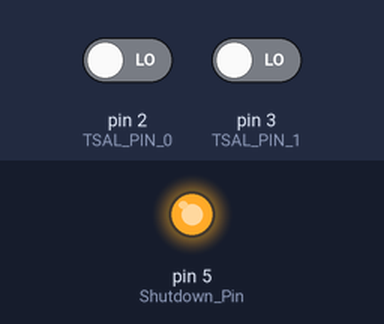
Recording of a sketch running on a simulated Arduino Uno, built with avr-gcc and run on an emulated ATmega328P. On the bench: output pins drawn as LEDs (lit = HIGH). The inputs (shaded band) are chosen by the test bench; at power-on: pin 2 (TSAL_PIN_0) LOW, pin 3 (TSAL_PIN_1) LOW. Pins used as bus, display or sensor lines are not drawn; what the sketch prints to the serial monitor is not drawn.

Above: at 0.1 s.
At 16.3 s:
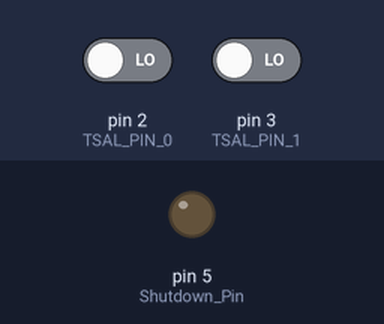
Timing chart, 0 to 17.8 s (numbered marks = the images above):
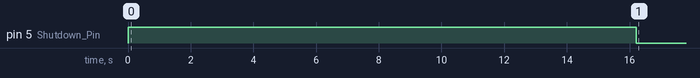

The sketch:

sketch_BMS.ino
```cpp
/*!
  Team spark BMS
  Name:         sketch_BMS.ino
  Date created: 27.5.18
  Version:      2.0 (16.06.18)
  Description:

  @verbatim

  NOTES
  Setup:
   Set the terminal baud rate to 115200 and select the newline terminator.
   Ensure all jumpers on the demo board are installed in their default positions from the factory.
   Refer to Demo Manual D1894B.

  USER INPUT DATA FORMAT:
  decimal : 1024
  hex     : 0x400
  octal   : 02000  (leading 0)
  binary  : B10000000000
  float   : 1024.0
  @endverbatim

*/

#define Shutdown_Pin 5

#define PERIOD 0x0001
#define ZERO 0x0000

#define DISCHARGE_CYCLE 60
#define REST_CYCLE 30

// Libraries
#include <Arduino.h>
#include <stdint.h>
#include "Linduino.h"
#include "LT_SPI.h"
#include "UserInterface.h"
#include "LTC68041.h"
#include <SPI.h>
#include "mcp_can.h"
// Other files
#include "BMS.h"
#include "CAN.h"


//long timer;  // Test time it takes for the loop measurment
uint8_t TMR0IF;
uint8_t counter = 1;
bool reverse = false;
uint8_t timer_counter;
uint8_t inbound_data;

bool enable_discharge = false;

bool discharge_rest_period = false;


void setup()
{
  pinMode(Shutdown_Pin, OUTPUT);
  digitalWrite(Shutdown_Pin, HIGH);
  Serial.begin(115200);
  pinMode(IO_BMS_CS, OUTPUT);
  pinMode(TSAL_PIN_0, INPUT);
  pinMode(TSAL_PIN_1, INPUT);
  pinMode(TSAL_PIN_2, INPUT);
  pinMode(TSAL_PIN_3, INPUT);
  BMS_Initialize();
  init_can();
  TMR0IF = 0;
  //timer = millis();
}

void loop()
{
  //Serial.print("Time: ");
  //Serial.println(millis() - timer);
  //timer = millis();

  // Check data for tolerance levels
  if (BMS_check() == true) { // if true trigger shutdown
    Serial.print("E|BMS Shutdown triggered|\r\n");
    digitalWrite(Shutdown_Pin, LOW); // LOW Trigger shutdown
  } else {
    digitalWrite(Shutdown_Pin, HIGH);
  }

  //delay(100);

  if ((enable_discharge) && (!BMS_is_discharge_enabled())) {
    BMS_set_discharge(true);
    Serial.print("Discharge Voltage: ");
    Serial.println((uint16_t)(BMS_get_target_voltage() * 1000));
  } else if ((!enable_discharge) && (BMS_is_discharge_enabled())) {
    BMS_set_discharge(false);
  }

  if (TMR0IF >= 5) {
    timer_counter--;
    if (timer_counter == 0) {
      discharge_rest_period = !discharge_rest_period;
      if (discharge_rest_period) {
        timer_counter = REST_CYCLE;
      } else {
        timer_counter = DISCHARGE_CYCLE;
      }
    }

    TMR0IF = 0;

    // Command detection
    if (Serial.available() > 0) {
      inbound_data = Serial.read();
      switch (inbound_data) {
        case 'D':
          enable_discharge = false;
          break;
        case 'E':
          enable_discharge = true;
          break;
        case 'R':
          send_data_packet();
          break;
        case 'S':
          Serial.print("E|BMS Shutdown triggered|\r\n");
          digitalWrite(Shutdown_Pin, LOW); // Trigger shutdown
          break;
      }
    }
  }
  TMR0IF++;

  if (discharge_rest_period == false) {
    BMS_handle_discharge();
  } else {
    BMS_clear_discharge();
  }
}
```

BMS.h
```cpp
/*!
  Name:         BMS.h
  Date created: 2.5.18
  Description:  Contains functions for reading and working with data from LTC6811 using library for LTC68041
*/

#ifndef BMS_H
#define	BMS_H

#ifdef	__cplusplus
extern "C" {
#endif

#include <stdbool.h>
#include <stdint.h>

// Define wether to print out and excecute debug commands
#define BMS_debug  true

#define TOTAL_SENSORS     12
#define TEMP_COUNT        30  // 200   Shut down triggered after about half a minute
#define VOLTAGE_COUNT     30
#define CURRENT_COUNT     2
#define RESET_ERROR_COUNT 1   // Reset error counter after 1 good measurment

#define TSAL_PIN_0  2 // Air negative
#define TSAL_PIN_1  3 // Air positive
#define TSAL_PIN_2  0 // Connector
#define TSAL_PIN_3  1 // Motorcontroller
/* monitor
 * t0 pin 2 air negative
 * t1 pin 3 air positive
 * t3  pin 1 motorcontroller
 * T2  pin 0 connector
 */


#define BMS_low_voltage       3.4   // V
#define BMS_high_voltage      4.15  // V
#define BMS_low_temperature   10.0   // Degrees C
#define BMS_high_temperature  58.0  // Degrees C
#define PWR_max_current       150.0 //A
#define PWR_min_current      -12.0 //A


// Function declarations
void BMS_Initialize();
void send_data_packet();
bool BMS_check();

uint16_t BMS_get_error_code();
void BMS_set_thresholds(float cell_low, float cell_high, float sensor_low, float sensor_high);
bool BMS_is_discharge_enabled();
float BMS_get_target_voltage();
void BMS_set_discharge(bool state);
void BMS_handle_discharge();
void BMS_clear_discharge();


#ifdef	__cplusplus
}
#endif

#endif	/* BMS_H */
```

CAN.cpp
```cpp
/* Name:        CAN.h
   Description: Implements CAN communication for BMS.
                Reads current measurment from power meter
                and sends measured voltages and temperatures
                and TSAL states over CAN.
*/

#include <Arduino.h>
#include <stdint.h>
#include <SPI.h>
#include "mcp_can.h"
#include "CAN.h"
#include "LTC68041.h"
#include "BMS.h"

MCP_CAN CAN(CAN_CS_PIN);       // Set CS pin


// Buffer for storing incoming data from Can bus
static unsigned char len = 0;
static unsigned char buf[8];


/* void init_can()
   Try initializing CAN bus for two seconds
*/
void init_can() {
  uint32_t t = millis();
  while (CAN_OK != CAN.begin(CAN_500KBPS)) { // should be CAN.begin(CAN_1000KBPS)) {  but because of Power meter its 500
    if (millis() - t > 2000) {
      break;
    }
    delay(10);
  }
  Serial.println("CAN initialized");
}


/* float can_read_current()
   Try to read current measurment for max_current_read_time
   returns -1000 if nothing is read
*/
float can_read_current() {
  uint32_t t = millis();
  while (1) {
    if (CAN_MSGAVAIL == CAN.checkReceive()) {
      CAN.readMsgBuf(&len, buf);    // read data,  len: data length, buf: data buf
      int canId = CAN.getCanId();
      if (canId == PWR_current_id) {
        static union Data Mesurments;
        Mesurments.data_buf[0] = buf[5];
        Mesurments.data_buf[1] = buf[4];
        Mesurments.data_buf[2] = buf[3];
        Mesurments.data_buf[3] = buf[2];
        //msg_buf.data = (uint16_t) Mesurments.mesurment;
        CAN.sendMsgBuf(BMS_CAN_ID + 7, 0, 2, (uint16_t) Mesurments.mesurment);
        return (float) Mesurments.mesurment / 1000.0;
      }
    }
    if ( millis() - t >= max_current_read_time) {
      return -1000;
    }
  }
  return -1000; // No current measurment revieved
}

/* void can_send(uint16_t error, uint16_t cell_voltage[][12], uint16_t cell_temperature[][12], uint16_t cell_discharge[], uint8_t TSAL)
   Send measurments over CAN. Format:
   BMS: 0  id 200 | voltage  | ???
*/
void can_send(bool pec_error_v, bool pec_error_t, uint16_t cell_temperature[][12], uint16_t cell_voltage[TOTAL_IC][12], uint8_t TSAL) {
  //CAN.sendMsgBuf(0x01, 0, sizeof(msg) + 4, msg);
  uint8_t tmp = TSAL << 4 + (uint8_t) pec_error_v << 1 + (uint8_t) pec_error_t;
  CAN.sendMsgBuf(BMS_CAN_ID, 0, 1, tmp);

  uint16_t id_ic = 0;
  uint16_t id_cell = 0;
  uint16_t max_T = 0;
  uint16_t mean_T = 0;
  uint16_t counter = 0;
  uint16_t min_T = 100;

  uint16_t max_V = 0;
  uint16_t min_V = 6800;
  uint16_t total_V = 0;
  for (uint8_t ic = 0; ic != TOTAL_IC; ic++) {
    for (uint8_t cell = 0; cell != TOTAL_SENSORS; cell++) {
      if ( cell_temperature[id_ic][id_cell] > max_T )
        max_T = cell_temperature[id_ic][id_cell];
      if ( cell_temperature[id_ic][id_cell] < min_T  && cell_temperature[id_ic][id_cell] > 0 )
        min_T = cell_temperature[id_ic][id_cell];
      counter++;
      mean_T = (mean_T * (counter - 1) + cell_temperature[id_ic][id_cell]) / counter;

      if ( cell_voltage[id_ic][id_cell] > max_V && cell_voltage[id_ic][id_cell] < 60000)
        max_V = cell_voltage[id_ic][id_cell];
      if ( cell_voltage[id_ic][id_cell] < min_V )
        min_V = cell_voltage[id_ic][id_cell];
      }
      total_V += cell_voltage[id_ic][id_cell];
  }
  static union Msg msg_buf;
  msg_buf.data = max_T;
  CAN.sendMsgBuf(BMS_CAN_ID + 1, 0, 2, msg_buf.buf);
  msg_buf.data = mean_T;
  CAN.sendMsgBuf(BMS_CAN_ID + 2, 0, 2, msg_buf.buf);
  msg_buf.data = min_T;
  CAN.sendMsgBuf(BMS_CAN_ID + 3, 0, 2, msg_buf.buf);
  msg_buf.data = max_V;
  CAN.sendMsgBuf(BMS_CAN_ID + 4, 0, 2, msg_buf.buf);
  msg_buf.data = min_V;
  CAN.sendMsgBuf(BMS_CAN_ID + 5, 0, 2, msg_buf.buf);
  msg_buf.data = total_V;
  CAN.sendMsgBuf(BMS_CAN_ID + 6, 0, 2, msg_buf.buf);

  // Send lowest voltage

}
```

CAN.h
```cpp
/* Name:        CAN.h
 * Description: Implements CAN communication for BMS.
 *              Reads current measurment from power meter
 *              and sends measured voltages and temperatures
 *              and TSAL states over CAN.
 */
#ifndef CAN_H
#define  CAN_H


#define CAN_CS_PIN             11
#define PWR_current_id         0x521
#define max_current_read_time  100 //ms
#define BMS_CAN_ID             0x160

union Data {    // Used to convert char to float
  char data_buf[4];
  long mesurment;
};

union Msg { // Used to send CAN msg
  uint16_t data;
  unsigned char buf[2];
};


void init_can();
float can_read_current();
void can_send(bool pec_error_v, bool pec_error_t, uint16_t cell_temperature[][12], uint16_t cell_voltage[][12], uint8_t TSAL);


#endif  /* TMAP_H */
```

LTC68041.h
```cpp
// (licence header left out)
/*! @file
    @ingroup LTC68041
    Header for LTC6804-1 Multicell Battery Monitor
*/

#ifndef LTC68041_H
#define LTC68041_H


#define TOTAL_IC     12   // Number of ICs in the Daisy chain
#define IO_BMS_CS    13  // 13   Chip select pin for BMS
#define IO_BMS_CS_SetHigh()     digitalWrite(IO_BMS_CS,HIGH)   // Deselect BMS for SPI communication
#define IO_BMS_CS_SetLow()     digitalWrite(IO_BMS_CS,LOW)     // Select BMS for SPI communication

static const unsigned int crc15Table[256] PROGMEM = {0x0,0xc599, 0xceab, 0xb32, 0xd8cf, 0x1d56, 0x1664, 0xd3fd, 0xf407, 0x319e, 0x3aac,  //!<precomputed CRC15 Table
0xff35, 0x2cc8, 0xe951, 0xe263, 0x27fa, 0xad97, 0x680e, 0x633c, 0xa6a5, 0x7558, 0xb0c1,
0xbbf3, 0x7e6a, 0x5990, 0x9c09, 0x973b, 0x52a2, 0x815f, 0x44c6, 0x4ff4, 0x8a6d, 0x5b2e,
0x9eb7, 0x9585, 0x501c, 0x83e1, 0x4678, 0x4d4a, 0x88d3, 0xaf29, 0x6ab0, 0x6182, 0xa41b,
0x77e6, 0xb27f, 0xb94d, 0x7cd4, 0xf6b9, 0x3320, 0x3812, 0xfd8b, 0x2e76, 0xebef, 0xe0dd,
0x2544, 0x2be, 0xc727, 0xcc15, 0x98c, 0xda71, 0x1fe8, 0x14da, 0xd143, 0xf3c5, 0x365c,
0x3d6e, 0xf8f7,0x2b0a, 0xee93, 0xe5a1, 0x2038, 0x7c2, 0xc25b, 0xc969, 0xcf0, 0xdf0d,
0x1a94, 0x11a6, 0xd43f, 0x5e52, 0x9bcb, 0x90f9, 0x5560, 0x869d, 0x4304, 0x4836, 0x8daf,
0xaa55, 0x6fcc, 0x64fe, 0xa167, 0x729a, 0xb703, 0xbc31, 0x79a8, 0xa8eb, 0x6d72, 0x6640,
0xa3d9, 0x7024, 0xb5bd, 0xbe8f, 0x7b16, 0x5cec, 0x9975, 0x9247, 0x57de, 0x8423, 0x41ba,
0x4a88, 0x8f11, 0x57c, 0xc0e5, 0xcbd7, 0xe4e, 0xddb3, 0x182a, 0x1318, 0xd681, 0xf17b,
0x34e2, 0x3fd0, 0xfa49, 0x29b4, 0xec2d, 0xe71f, 0x2286, 0xa213, 0x678a, 0x6cb8, 0xa921,
0x7adc, 0xbf45, 0xb477, 0x71ee, 0x5614, 0x938d, 0x98bf, 0x5d26, 0x8edb, 0x4b42, 0x4070,
0x85e9, 0xf84, 0xca1d, 0xc12f, 0x4b6, 0xd74b, 0x12d2, 0x19e0, 0xdc79, 0xfb83, 0x3e1a, 0x3528,
0xf0b1, 0x234c, 0xe6d5, 0xede7, 0x287e, 0xf93d, 0x3ca4, 0x3796, 0xf20f, 0x21f2, 0xe46b, 0xef59,
0x2ac0, 0xd3a, 0xc8a3, 0xc391, 0x608, 0xd5f5, 0x106c, 0x1b5e, 0xdec7, 0x54aa, 0x9133, 0x9a01,
0x5f98, 0x8c65, 0x49fc, 0x42ce, 0x8757, 0xa0ad, 0x6534, 0x6e06, 0xab9f, 0x7862, 0xbdfb, 0xb6c9,
0x7350, 0x51d6, 0x944f, 0x9f7d, 0x5ae4, 0x8919, 0x4c80, 0x47b2, 0x822b, 0xa5d1, 0x6048, 0x6b7a,
0xaee3, 0x7d1e, 0xb887, 0xb3b5, 0x762c, 0xfc41, 0x39d8, 0x32ea, 0xf773, 0x248e, 0xe117, 0xea25,
0x2fbc, 0x846, 0xcddf, 0xc6ed, 0x374, 0xd089, 0x1510, 0x1e22, 0xdbbb, 0xaf8, 0xcf61, 0xc453,
0x1ca, 0xd237, 0x17ae, 0x1c9c, 0xd905, 0xfeff, 0x3b66, 0x3054, 0xf5cd, 0x2630, 0xe3a9, 0xe89b,
0x2d02, 0xa76f, 0x62f6, 0x69c4, 0xac5d, 0x7fa0, 0xba39, 0xb10b, 0x7492, 0x5368, 0x96f1, 0x9dc3,
0x585a, 0x8ba7, 0x4e3e, 0x450c, 0x8095};


 /*!

  |MD| Dec  | ADC Conversion Model|
  |--|------|---------------------|
  |01| 1    | Fast 			   	  |
  |10| 2    | Normal 			  |
  |11| 3    | Filtered 		   	  |
*/
#define MD_FAST 1
#define MD_NORMAL 2
#define MD_FILTERED 3


 /*!
 |CH | Dec  | Channels to convert |
 |---|------|---------------------|
 |000| 0    | All Cells  		  |
 |001| 1    | Cell 1 and Cell 7   |
 |010| 2    | Cell 2 and Cell 8   |
 |011| 3    | Cell 3 and Cell 9   |
 |100| 4    | Cell 4 and Cell 10  |
 |101| 5    | Cell 5 and Cell 11  |
 |110| 6    | Cell 6 and Cell 12  |
*/

#define CELL_CH_ALL 0
#define CELL_CH_1and7 1
#define CELL_CH_2and8 2
#define CELL_CH_3and9 3
#define CELL_CH_4and10 4
#define CELL_CH_5and11 5
#define CELL_CH_6and12 6


/*!

  |CHG | Dec  |Channels to convert   |
  |----|------|----------------------|
  |000 | 0    | All GPIOS and 2nd Ref|
  |001 | 1    | GPIO 1 			     |
  |010 | 2    | GPIO 2               |
  |011 | 3    | GPIO 3 			  	 |
  |100 | 4    | GPIO 4 			  	 |
  |101 | 5    | GPIO 5 			 	 |
  |110 | 6    | Vref2  			  	 |
*/

#define AUX_CH_ALL 0
#define AUX_CH_GPIO1 1
#define AUX_CH_GPIO2 2
#define AUX_CH_GPIO3 3
#define AUX_CH_GPIO4 4
#define AUX_CH_GPIO5 5
#define AUX_CH_VREF2 6

//uint8_t CHG = 0; //!< aux channels to be converted
 /*!****************************************************
  \brief Controls if Discharging transitors are enabled
  or disabled during Cell conversions.

 |DCP | Discharge Permitted During conversion |
 |----|----------------------------------------|
 |0   | No - discharge is not permitted         |
 |1   | Yes - discharge is permitted           |

********************************************************/
#define DCP_DISABLED 0
#define DCP_ENABLED 1


#define RDCV_CELL_DATA_SIZE   TOTAL_IC*8*8
#define RDAUX_CELL_DATA_SIZE  TOTAL_IC*8*8
#define WRCFG_CMD_LEN         4+(8*TOTAL_IC)
#define WRCFG_TOTAL_CMD_LEN   8*WRCFG_CMD_LEN
#define RDCFG_RX_DATA_SIZE    TOTAL_IC*8*8

void LTC6804_initialize();

void set_adc(uint8_t MD, uint8_t DCP, uint8_t CH, uint8_t CHG);

void LTC6804_adcv();

void LTC6804_adax();

uint8_t LTC6804_rdcv(uint8_t reg, uint16_t cell_codes[][12]);

void LTC6804_rdcv_reg(uint8_t reg, uint8_t nIC, uint8_t *data);

int8_t LTC6804_rdaux(uint8_t reg, uint16_t aux_codes[][6]);

void LTC6804_rdaux_reg(uint8_t reg, uint8_t nIC, uint8_t *data);

void LTC6804_clrcell();

void LTC6804_clraux();

void LTC6804_wrcfg(uint8_t config[TOTAL_IC][6]);

int8_t LTC6804_rdcfg(uint8_t r_config[][8]);

void wakeup_idle();

void wakeup_sleep();

void daisy_scream();

uint16_t pec15_calc(uint8_t len, uint8_t *data);

void spi_write_array( uint8_t length, uint8_t *data);

void spi_write_read(uint8_t *TxData, uint8_t TXlen, uint8_t *rx_data, uint8_t RXlen);

#endif
```

LT_SPI.cpp
```cpp
/*
 * Description: Changed this library to work with the CAN bus library
 *
 * Format should preferbly be
 * SPI_BEGIN();
 * select ic by pulling chip select low
 * SPI.transfer();
 * deselect ic by setting chip select high
 * SPI_END();
 *
 * is now because of TLC68041 library
 * select ic by pulling chip select low
 * SPI_BEGIN();
 * SPI.transfer();
 * SPI_END();deselect ic by setting chip select high
 *
 * Probably doesnt matter at all or might be better the way it is
 */

/*!
LT_SPI: Routines to communicate with ATmega328P's hardware SPI port.

@verbatim

LT_SPI implements the low level master SPI bus routines using
the hardware SPI port.

SPI Frequency = (CPU Clock frequency)/(16+2(TWBR)*Prescaler)
SPCR = SPI Control Register (SPIE SPE DORD MSTR CPOL CPHA SPR1 SPR0)
SPSR = SPI Status Register (SPIF WCOL - - - - - SPI2X)

Data Modes:
CPOL  CPHA  Leading Edge    Trailing Edge
0      0    sample rising   setup falling
0      1    setup rising    sample falling
1      0    sample falling  setup rising
1      1    sample rising   setup rising

CPU Frequency = 16MHz on Arduino Uno
SCK Frequency
SPI2X  SPR1  SPR0  Frequency  Uno_Frequency
  0      0     0     fosc/4     4 MHz
  0      0     1     fosc/16    1 MHz
  0      1     0     fosc/64    250 kHz
  0      1     1     fosc/128   125 kHz
  0      0     0     fosc/2     8 MHz
  0      0     1     fosc/8     2 MHz
  0      1     0     fosc/32    500 kHz

@endverbatim

REVISION HISTORY
$Revision: 6237 $
$Date: 2016-12-20 15:09:16 -0800 (Tue, 20 Dec 2016) $
*/

//! @ingroup Linduino
//! @{
//! @defgroup LT_SPI LT_SPI: Routines to communicate with ATmega328P's hardware SPI port.
//! @}

/*! @file
    @ingroup LT_SPI
    Library for LT_SPI: Routines to communicate with ATmega328P's hardware SPI port.
*/

#include <Arduino.h>
#include <stdint.h>
#include <SPI.h>
#include "Linduino.h"
#include "LT_SPI.h"
#include "LTC68041.h"

#define SPI_BEGIN()        SPI.beginTransaction(SPISettings(1000000, MSBFIRST, SPI_MODE0))  //  1MHz SPI clock
#define SPI_END()          SPI.endTransaction()

// Setup the processor for hardware SPI communication.
// Must be called before using the other SPI routines.
// Alternatively, call quikeval_SPI_connect(), which automatically
// calls this function.
void spi_enable() // Configures SCK frequency. Use constant defined in header file.
{
  //pinMode(SCK, OUTPUT);             //! 1) Setup SCK as output
  //pinMode(MOSI, OUTPUT);            //! 2) Setup MOSI as output
  //pinMode(QUIKEVAL_CS, OUTPUT);     //! 3) Setup CS as output
  //SPI.begin();
  //SPI.setClockDivider(spi_clock_divider);
  SPI_BEGIN();
  IO_BMS_CS_SetLow();
  delay(1);
  IO_BMS_CS_SetHigh();
  SPI_END();
}


// Write a data byte using the SPI hardware
void spi_write(int8_t  data)  // Byte to be written to SPI port
{
  SPI_BEGIN();
  //IO_BMS_CS_SetLow();
  SPI.transfer(data);
  //IO_BMS_CS_SetHigh();
  SPI_END();

}

// Read and write a data byte using the SPI hardware
// Returns the data byte read
int8_t spi_read(int8_t  data) //!The data byte to be written
{
  SPI_BEGIN();
  //IO_BMS_CS_SetLow();
  int8_t tmp = SPI.transfer(data);
  //IO_BMS_CS_SetHigh();
  SPI_END();
  return tmp;
}
```

tmap.h
```cpp
/*  Name: tmap.ccp
 *  Description: Changed from using a memory intensive and time consuming
 *               lookup table to use a 6th degree taylor approximaiton found
 *               with Python. Povides about a twofold increase in speed,
 *               saves around 400 bytes and a max errror of around 0.6 degrees.
 *  Date:        30.06.18
 */


#ifndef TMAP_H
#define	TMAP_H


float LookupTemperature(float voltage);


#endif	/* TMAP_H */
```

Source omitted: BMS.cpp (16335 bytes), LTC68041.cpp (39293 bytes), LT_SPI.h (1910 bytes), Linduino.h (6179 bytes), UserInterface.cpp (4139 bytes), UserInterface.h (2811 bytes), tmap.cpp (1137 bytes)

Measured:
- by itself, pin 5 (Shutdown_Pin): HIGH → LOW at 16.2 s
